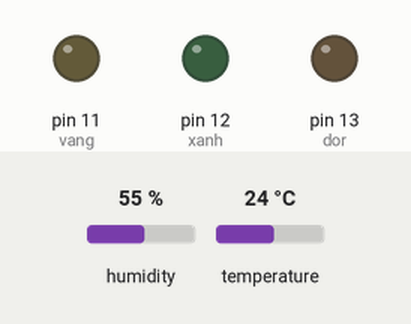
Simulated run of this sketch. Board: Arduino Uno, built with avr-gcc and run on an emulated ATmega328P. Parts: output pins drawn as LEDs (lit = HIGH). Inputs (shaded band) come from the test bench; at power-on: temperature 24 °C, humidity 55 %. What the sketch prints to the serial monitor is not drawn.

Above: at 8.8 s.
8.9 s: temperature set to 21 °C
At 11.4 s:
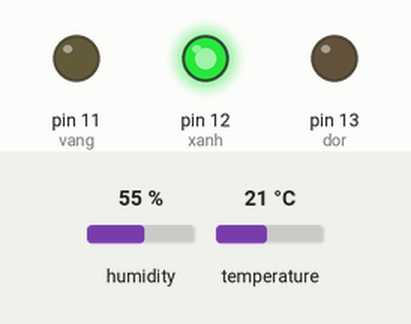
At 11.9 s:
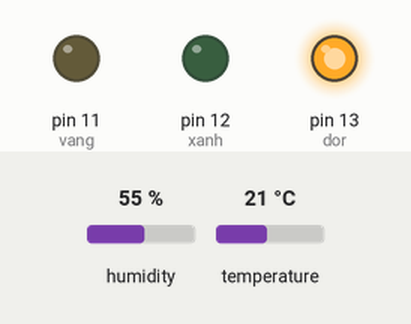
Timing chart, 0 to 22.6 s (numbered marks = the images above; inputs shaded):
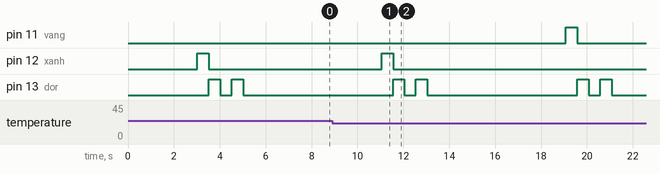

Measured:
- the behaviour switches between 23 and 22 °C on temperature (found by bisection; images 0 and 1)
- after the input at 8.9 s, pin 11 (vang): LOW → HIGH after 10.2 s, → LOW 0.50 s later; pin 12 (xanh): goes on until 11.5 s, then stays LOW

The sketch:

temperature_measurement.ino
```cpp
#include <SimpleDHT.h>
int pinDHT11 = 4;


SimpleDHT11 dht11;
void setup() {
  // put your setup code here, to run once:
  Serial.begin(9600);
pinMode(11, OUTPUT); //vang
pinMode(12, OUTPUT); //xanh
pinMode(13, OUTPUT); //dor

}

void loop() {
  // put your main code here, to run repeatedly:

  byte x = 0;
  byte y = 0;
  byte nhietdo;
  byte doam;
  int err = SimpleDHTErrSuccess;
  Serial.println("========================");
  if((err = dht11.read(pinDHT11, &x, &y, NULL)) != SimpleDHTErrSuccess){
    Serial.print("Read DHT11 failed, err=");
    Serial.println(err);
    delay(1000);
    return;
  }
  Serial.print("Humidity =");
  Serial.print((int)y);
  Serial.print("%, ");
  Serial.print("Temperature");
  Serial.print((int)x);
  Serial.print("oC ");
  delay(3000);
  if(x > 25){

   nhietdo = 1;

  }
  else if(x < 23){

    nhietdo = 2;
  }
  else{

    nhietdo = 3;
  }

  if(y > 0.5){
    doam = 1;
  }
  else{
   doam = 2;
  }


  switch (nhietdo) {
  case 1:
    // statements
    digitalWrite(13,HIGH);
    delay(500);
    digitalWrite(11,LOW);
    digitalWrite(12,LOW);
    break;
  case 2:
    digitalWrite(11,HIGH);
    delay(500);
    digitalWrite(13,LOW);
    digitalWrite(12,LOW);
    // statements
    break;
  case 3:
    digitalWrite(12,HIGH);
    delay(500);
    digitalWrite(11,LOW);
    digitalWrite(13,LOW);
    break;
  default:
    // statements
    Serial.println(err);
    break;
}

  switch (doam) {
  case 1:
    // statements
    digitalWrite(13,HIGH);
     digitalWrite(11,LOW);
    digitalWrite(12,LOW);
    delay(500);
    digitalWrite(13,LOW);
    delay(500);
    digitalWrite(13,HIGH);
     digitalWrite(11,LOW);
    digitalWrite(12,LOW);
    delay(500);
    digitalWrite(13,LOW);


    break;
  case 2:
    digitalWrite(12,HIGH);
     digitalWrite(11,LOW);
    digitalWrite(13,LOW);
    delay(500);
    digitalWrite(12,LOW);
    delay(500);
    digitalWrite(12,HIGH);
     digitalWrite(11,LOW);
    digitalWrite(13,LOW);
    delay(500);
    digitalWrite(12,LOW);
    // statements
    break;

  default:
    // statements
    Serial.println(err);
    break;
}

  Serial.print("Humidity =");
  Serial.print((int)y);
  Serial.print("%, ");
  Serial.print("Temperature");
  Serial.print((int)x);
  Serial.print("oC ");


  delay(3000);

}
```
